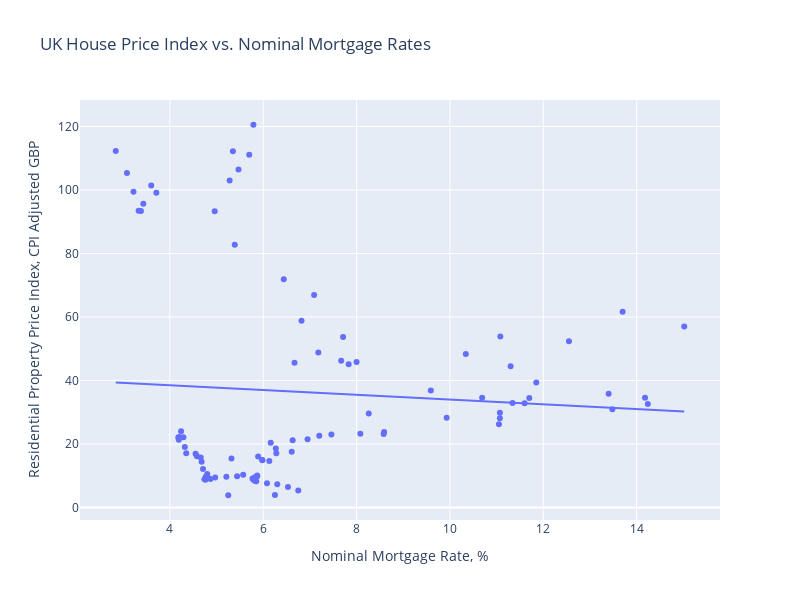

The code cell stored with this chart in its notebook:
### Code cell
fig = px.scatter(df,x='nominal_mortrate_perc',y='real_prop_gbp',
              labels={
                  'nominal_mortrate_perc':'Nominal Mortgage Rate, %',
                  'real_prop_gbp':'Residential Property Price Index, CPI Adjusted GBP'
              },
              width=800, height=600, trendline="ols",
              title='UK House Price Index vs. Nominal Mortgage Rates')

fig.update_layout(legend=dict(
    title='Region',
    yanchor="top",
    y=0.99,
    xanchor="left",
    x=0.01
))

fig.show()
